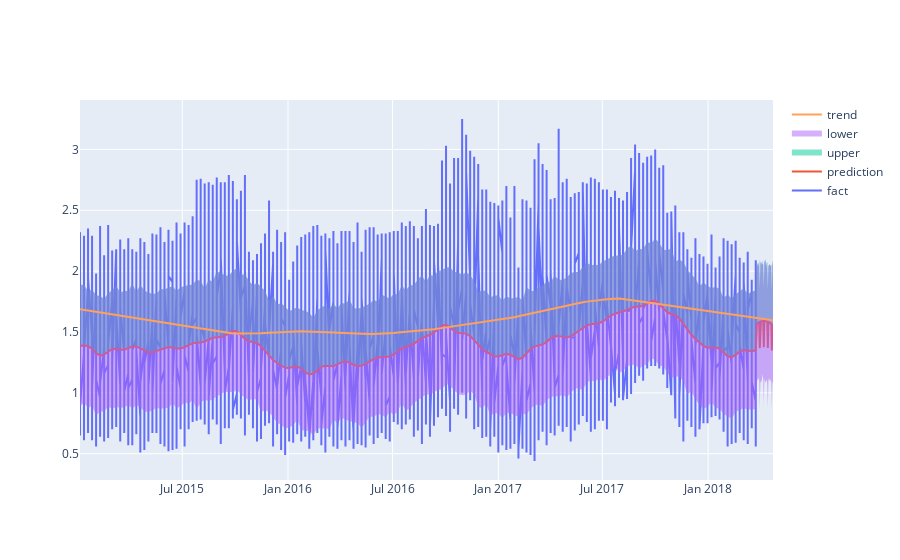

The notebook cell saved with this chart:
### Code cell
create_plot(df, frcst=forecast)

### Figure 1 — Plotly figure (JSON) as saved in the notebook; plotly's stock layout.template omitted (floating-point values rounded to 4 significant figures; data arrays with more than 128 entries replaced by an {"elided": "..."} marker saying what was removed)
{"data": [{"name": "fact", "type": "scatter", "x": {"elided": "18249 str values"}, "y": {"elided": "18249 float values"}}, {"name": "prediction", "type": "scatter", "x": {"elided": "199 str values"}, "y": {"elided": "199 float values"}}, {"fill": "tonexty", "mode": "none", "name": "upper", "type": "scatter", "x": {"elided": "199 str values"}, "y": {"elided": "199 float values"}}, {"fill": "tonexty", "mode": "none", "name": "lower", "type": "scatter", "x": {"elided": "199 str values"}, "y": {"elided": "199 float values"}}, {"name": "trend", "type": "scatter", "x": {"elided": "199 str values"}, "y": {"elided": "199 float values"}}], "layout": {}}
